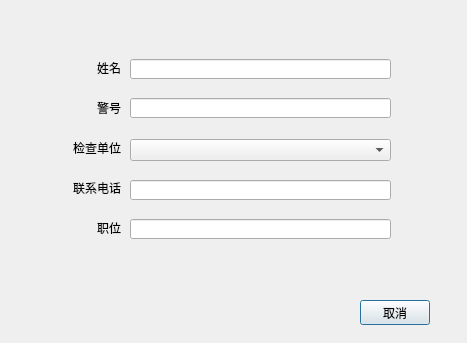
<?xml version="1.0" encoding="UTF-8"?>
<ui version="4.0">
 <class>addDisPersonDialog</class>
 <widget class="QDialog" name="addDisPersonDialog">
  <property name="geometry">
   <rect>
    <x>0</x>
    <y>0</y>
    <width>467</width>
    <height>343</height>
   </rect>
  </property>
  <property name="windowTitle">
   <string>Dialog</string>
  </property>
  <widget class="QLabel" name="label">
   <property name="geometry">
    <rect>
     <x>50</x>
     <y>60</y>
     <width>71</width>
     <height>16</height>
    </rect>
   </property>
   <property name="text">
    <string>姓名</string>
   </property>
   <property name="alignment">
    <set>Qt::AlignRight|Qt::AlignTrailing|Qt::AlignVCenter</set>
   </property>
  </widget>
  <widget class="QLabel" name="label_2">
   <property name="geometry">
    <rect>
     <x>50</x>
     <y>100</y>
     <width>71</width>
     <height>16</height>
    </rect>
   </property>
   <property name="text">
    <string>警号</string>
   </property>
   <property name="alignment">
    <set>Qt::AlignRight|Qt::AlignTrailing|Qt::AlignVCenter</set>
   </property>
  </widget>
  <widget class="QLabel" name="label_3">
   <property name="geometry">
    <rect>
     <x>50</x>
     <y>140</y>
     <width>71</width>
     <height>16</height>
    </rect>
   </property>
   <property name="text">
    <string>检查单位</string>
   </property>
   <property name="alignment">
    <set>Qt::AlignRight|Qt::AlignTrailing|Qt::AlignVCenter</set>
   </property>
  </widget>
  <widget class="QLabel" name="label_4">
   <property name="geometry">
    <rect>
     <x>50</x>
     <y>180</y>
     <width>71</width>
     <height>16</height>
    </rect>
   </property>
   <property name="text">
    <string>联系电话</string>
   </property>
   <property name="alignment">
    <set>Qt::AlignRight|Qt::AlignTrailing|Qt::AlignVCenter</set>
   </property>
  </widget>
  <widget class="QLabel" name="label_5">
   <property name="geometry">
    <rect>
     <x>50</x>
     <y>220</y>
     <width>71</width>
     <height>16</height>
    </rect>
   </property>
   <property name="text">
    <string>职位</string>
   </property>
   <property name="alignment">
    <set>Qt::AlignRight|Qt::AlignTrailing|Qt::AlignVCenter</set>
   </property>
  </widget>
  <widget class="QLineEdit" name="nameLineEdit">
   <property name="geometry">
    <rect>
     <x>130</x>
     <y>59</y>
     <width>261</width>
     <height>20</height>
    </rect>
   </property>
  </widget>
  <widget class="QLineEdit" name="pliceNumLineEdit">
   <property name="geometry">
    <rect>
     <x>130</x>
     <y>98</y>
     <width>261</width>
     <height>20</height>
    </rect>
   </property>
  </widget>
  <widget class="QLineEdit" name="phoneLineEdit">
   <property name="geometry">
    <rect>
     <x>130</x>
     <y>180</y>
     <width>261</width>
     <height>20</height>
    </rect>
   </property>
  </widget>
  <widget class="QLineEdit" name="dutyLineEdit">
   <property name="geometry">
    <rect>
     <x>130</x>
     <y>219</y>
     <width>261</width>
     <height>20</height>
    </rect>
   </property>
  </widget>
  <widget class="QComboBox" name="comboBox">
   <property name="geometry">
    <rect>
     <x>130</x>
     <y>139</y>
     <width>261</width>
     <height>22</height>
    </rect>
   </property>
  </widget>
  <widget class="QPushButton" name="cancelButton">
   <property name="geometry">
    <rect>
     <x>360</x>
     <y>300</y>
     <width>70</width>
     <height>25</height>
    </rect>
   </property>
   <property name="text">
    <string>取消</string>
   </property>
  </widget>
  <widget class="QLabel" name="buttonLabel">
   <property name="geometry">
    <rect>
     <x>270</x>
     <y>300</y>
     <width>70</width>
     <height>25</height>
    </rect>
   </property>
   <property name="text">
    <string/>
   </property>
  </widget>
 </widget>
 <resources/>
 <connections/>
</ui>
